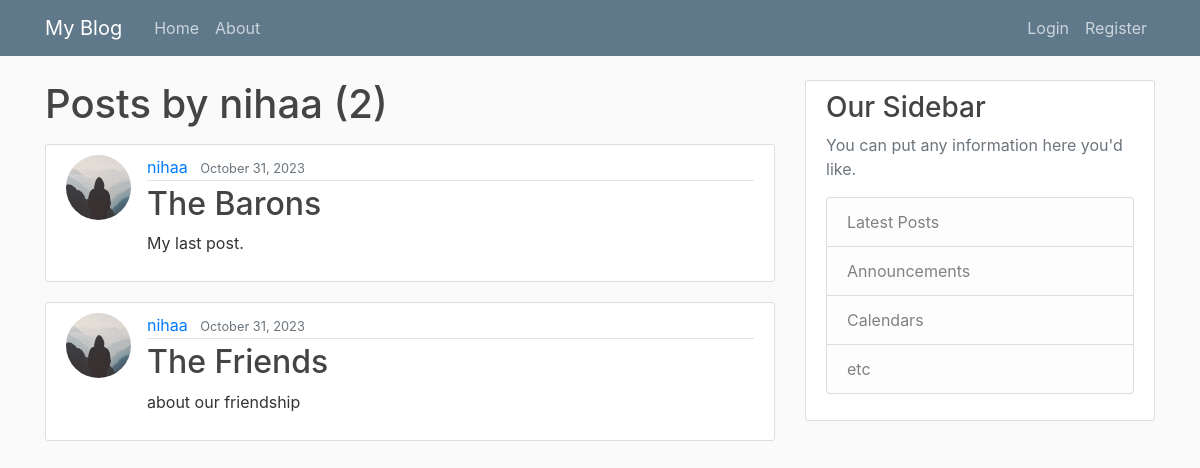
Screenshot of /user/nihaa/ with the database file from the repository.
### webapp/models.py (models this page shows, shortened)
class Post(models.Model):
    title = models.CharField(max_length=100)
    content = models.TextField()
    date_posted = models.DateTimeField(default=timezone.now)
    author = models.ForeignKey(User,on_delete=models.CASCADE)

### user/models.py (models this page shows, shortened)
class Profile(models.Model):
    user= models.OneToOneField(User,on_delete=models.CASCADE)
    image = models.ImageField(default='default.jpg',upload_to='profile_pics')

### webapp/views.py (the view)
# urls.py: path('user/<str:username>/',UserPostListView.as_view(),name = 'user-posts'),
class UserPostListView(ListView):
    model = Post
    template_name = 'webapp/user_posts.html'
    context_object_name = 'posts'
    paginate_by =3
    def get_queryset(self):
        user = get_object_or_404(User,username=self.kwargs.get('username'))# WE ARE GETTING USERNAME FROM URL AND SENDING TO USER MODEL AND CHECKING
        return Post.objects.filter(author=user).order_by('-date_posted') #GETTING THAT USER AND FILTERING THE POSTS FOR THAT AUTHOR

### webapp/templates/webapp/user_posts.html (shortened to what this page needs)
{% extends "webapp/base.html" %}
{% block content %}
<h1 class="mb-3">Posts by {{ view.kwargs.username}} ({{ page_obj.paginator.count }})</h1>
    {% for post in posts %}
    <article class="media content-section">
      <img class="rounded-circle article-img" src="{{ post.author.profile.image.url}}">
        <div class="media-body">
          <div class="article-metadata">
            <a class="mr-2" href="{% url 'user-posts' post.author.username %}">{{ post.author }}</a>
            <small class="text-muted">{{ post.date_posted|date:"F d, Y" }}</small>
          </div>
          <h2><a class="article-title" href="{% url 'post-detail' post.id %}">{{ post.title }}</a></h2>
          <p class="article-content">{{ post.content }}</p>
        </div>
      </article>
      {% endfor %}
{% endblock %}

### webapp/static/webapp/main.css (style rules this page uses)
body { background: #fafafa; color: #333333; margin-top: 5rem; }
h1, h2, h3, h4, h5, h6 { color: #444444; }
.content-section { background: #ffffff; padding: 10px 20px; border: 1px solid #dddddd; border-radius: 3px; margin-bottom: 20px; }
.article-title { color: #444444; }
.article-content { white-space: pre-line; }
.article-img { height: 65px; width: 65px; margin-right: 16px; }
.article-metadata { padding-bottom: 1px; margin-bottom: 4px; border-bottom: 1px solid #e3e3e3 }

### rows the page displays
Post: author.profile.image (placeholder picture), author "nihaa", date_posted "October 31, 2023", title "The Barons", content "My last post."
Post: author.profile.image (placeholder picture), author "nihaa", date_posted "October 31, 2023", title "The Friends", content "about our friendship"

### other values shown
{{ view.kwargs.username }} "nihaa"
{{ page_obj.paginator.count }} "2"
